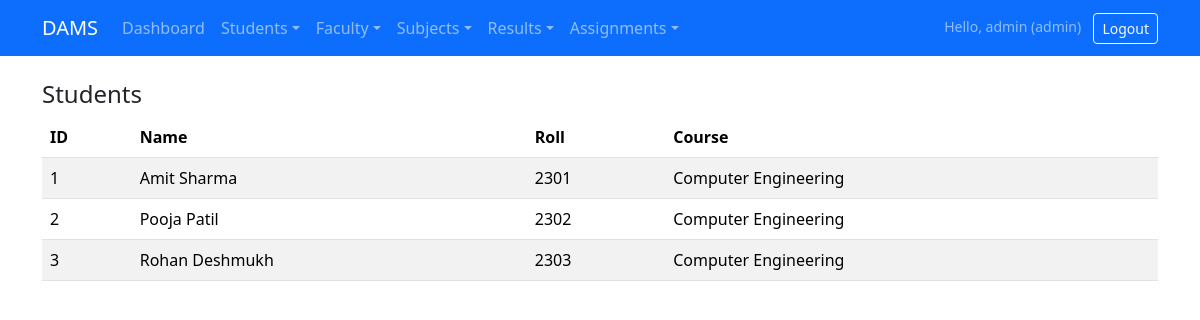
The app's page /pages/students/view.php (signed in) with its own data.
### tables this page shows
CREATE TABLE students (
    id INT AUTO_INCREMENT PRIMARY KEY,
    name VARCHAR(100) NOT NULL,
    roll VARCHAR(50) UNIQUE NOT NULL,
    course VARCHAR(100) NOT NULL
);

### pages/students/view.php (the view, shortened to what this page needs)
<?php
require_once __DIR__ . '/../../config/db.php';
require_once __DIR__ . '/../../includes/header.php';
require_once __DIR__ . '/../../includes/navbar.php';
$res = $conn->query("SELECT * FROM students");
?>
<div class="container py-4">
    <h4>Students</h4>
    <table class="table table-striped">
        <thead>
            <tr>
                <th>ID</th>
                <th>Name</th>
                <th>Roll</th>
                <th>Course</th>
            </tr>
        </thead>
        <tbody>
            <?php while ($r = $res->fetch_assoc()): ?>
            <tr>
                <td><?= $r['id'] ?></td>
                <td><?= htmlspecialchars($r['name']) ?></td>
                <td><?= htmlspecialchars($r['roll']) ?></td>
                <td><?= htmlspecialchars($r['course']) ?></td>
            </tr>
            <?php endwhile; ?>
        </tbody>
    </table>
</div>
<?php require_once __DIR__ . '/../../includes/footer.php'; ?>

### assets/css/style.css (style rules this page uses)
body { min-height: 100vh; }

### records on screen
students: id "1", name "Amit Sharma", roll "2301", course "Computer Engineering"
students: id "2", name "Pooja Patil", roll "2302", course "Computer Engineering"
students: id "3", name "Rohan Deshmukh", roll "2303", course "Computer Engineering"

### other values on screen
$_SESSION['user']['username'] "admin"
$role "admin"
